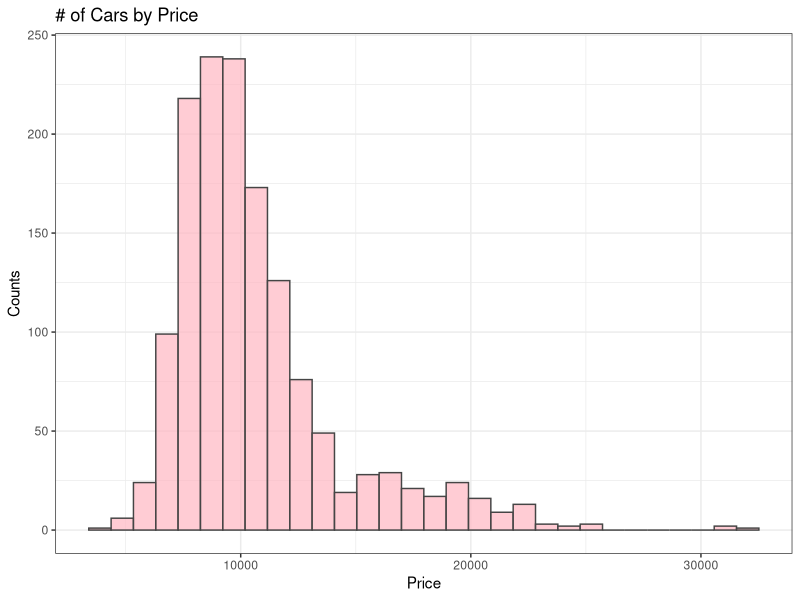

The R script that drew this image:
## ---- chunk 1
library(ggplot2)
library(FNN)
library(caret)
library(kableExtra)
library(dplyr)
## ---- chunk 2
data <- read.csv("ToyotaCorolla.csv")
head(data)
## ---- chunk 3
#Check statistics for a Price column
summary(data$Price)
## ---- chunk 4
ggplot(data, aes(x = data$Price)) + 
  geom_histogram(fill = "lightpink", col = "gray27", alpha = 0.7) +
  labs(x = "Price", y = "Counts", title = "# of Cars by Price") +
  theme_bw()

## ---- chunk 5
#Create a new column
data$Price_Level <- as.factor(ifelse(data$Price > 10000, "High", "Low"))
## ---- chunk 6
#Partition data
set.seed(123)
train.index <- sample(rownames(data), 0.6*dim(data)[1])
test.index <- setdiff(rownames(data), train.index)
train.data <- data[train.index, ]
test.data <- data[test.index, ]
## ---- chunk 7
#Conduct a KNN analysis to classify whether a car’s price level is high or low using Mfg_Year, Automatic, and Doors as predictors. 

vars <- c("Mfg_Year", "Automatic", "Doors", "Price_Level")

train1.data <- train.data[, vars] 
test1.data <- test.data[, vars]
train.data.scaled <- train1.data
test.data.scaled <- test1.data

#Normalizing data
norm.values <- preProcess(train1.data[, 1:3], method = c("center", "scale"))
train.data.scaled[, 1:3] <- predict(norm.values, train1.data[, 1:3])
test.data.scaled[, 1:3] <- predict(norm.values, test1.data[, 1:3])

accuracy <- data.frame(k = seq(1, 15, 1), accuracy = rep(0, 15))

for (i in 1:15) {
  knn <- knn(train.data.scaled[, 1:3], test.data.scaled[, 1:3], cl = train.data.scaled[, 4], k = i)
  accuracy[i, 2] <- confusionMatrix(knn, test.data.scaled[, 4])$overall[1]
}

kable(accuracy, align = 'c', caption = 'Accuracy') %>% 
  kable_styling(latex_options = c('striped', 'hold_position'))
## ---- chunk 8
#Classify a new record
new.car <- data.frame(Mfg_Year = 2000, Automatic = 1, Doors = 4)
new.car.scaled  <- predict(norm.values, new.car)

knn.new <- knn(train.data.scaled[, 1:3], new.car.scaled, cl = train.data.scaled[, 4], k = 4)
knn.new
